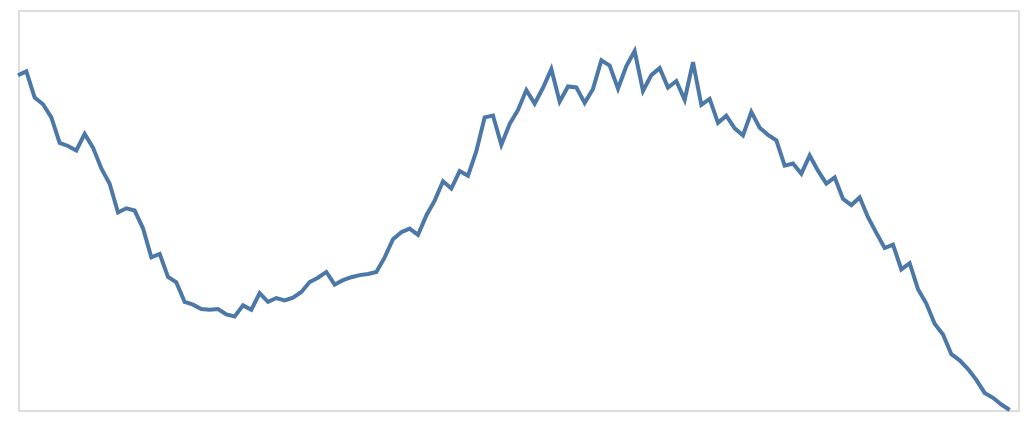

Write notebook code for a chart like this one.
### Code cell
plot(0, "line", "lineData")

### Figure 1 — Vega-Lite specification as saved in the notebook (floating-point values rounded to 4 significant figures)
{"config": {"view": {"continuousWidth": 300, "continuousHeight": 300}}, "data": {"name": "data-ee12d22e34143eecaf2cb7aeb33ca16f"}, "mark": {"type": "line"}, "encoding": {"x": {"axis": null, "field": "x", "type": "quantitative"}, "y": {"axis": null, "field": "y", "scale": {"domain": [0, 1]}, "type": "quantitative"}}, "height": 200, "width": 500, "$schema": "https://vega.github.io/schema/vega-lite/v6.1.0.json", "datasets": {"data-ee12d22e34143eecaf2cb7aeb33ca16f": [{"x": 0, "y": 0.8367}, {"x": 1, "y": 0.8467}, {"x": 2, "y": 0.7812}, {"x": 3, "y": 0.7643}, {"x": 4, "y": 0.7316}, {"x": 5, "y": 0.6676}, {"x": 6, "y": 0.6601}, {"x": 7, "y": 0.6488}, {"x": 8, "y": 0.6902}, {"x": 9, "y": 0.656}, {"x": 10, "y": 0.604}, {"x": 11, "y": 0.5655}, {"x": 12, "y": 0.4938}, {"x": 13, "y": 0.5042}, {"x": 14, "y": 0.4987}, {"x": 15, "y": 0.4542}, {"x": 16, "y": 0.3819}, {"x": 17, "y": 0.3901}, {"x": 18, "y": 0.3324}, {"x": 19, "y": 0.3191}, {"x": 20, "y": 0.2702}, {"x": 21, "y": 0.2634}, {"x": 22, "y": 0.2523}, {"x": 23, "y": 0.2506}, {"x": 24, "y": 0.2524}, {"x": 25, "y": 0.2389}, {"x": 26, "y": 0.2339}, {"x": 27, "y": 0.2615}, {"x": 28, "y": 0.2506}, {"x": 29, "y": 0.292}, {"x": 30, "y": 0.2706}, {"x": 31, "y": 0.28}, {"x": 32, "y": 0.2741}, {"x": 33, "y": 0.2809}, {"x": 34, "y": 0.2949}, {"x": 35, "y": 0.3198}, {"x": 36, "y": 0.3307}, {"x": 37, "y": 0.3451}, {"x": 38, "y": 0.3134}, {"x": 39, "y": 0.3246}, {"x": 40, "y": 0.332}, {"x": 41, "y": 0.3372}, {"x": 42, "y": 0.3402}, {"x": 43, "y": 0.3449}, {"x": 44, "y": 0.3816}, {"x": 45, "y": 0.427}, {"x": 46, "y": 0.4443}, {"x": 47, "y": 0.4534}, {"x": 48, "y": 0.4377}, {"x": 49, "y": 0.4864}, {"x": 50, "y": 0.5234}, {"x": 51, "y": 0.5717}, {"x": 52, "y": 0.5537}, {"x": 53, "y": 0.5973}, {"x": 54, "y": 0.5856}, {"x": 55, "y": 0.647}, {"x": 56, "y": 0.7316}, {"x": 57, "y": 0.7362}, {"x": 58, "y": 0.6628}, {"x": 59, "y": 0.7152}, {"x": 60, "y": 0.7501}, {"x": 61, "y": 0.7998}, {"x": 62, "y": 0.766}, {"x": 63, "y": 0.8056}, {"x": 64, "y": 0.8521}, {"x": 65, "y": 0.7709}, {"x": 66, "y": 0.8088}, {"x": 67, "y": 0.8065}, {"x": 68, "y": 0.7679}, {"x": 69, "y": 0.8027}, {"x": 70, "y": 0.8741}, {"x": 71, "y": 0.8611}, {"x": 72, "y": 0.8036}, {"x": 73, "y": 0.8598}, {"x": 74, "y": 0.8974}, {"x": 75, "y": 0.7976}, {"x": 76, "y": 0.8372}, {"x": 77, "y": 0.8547}, {"x": 78, "y": 0.8062}, {"x": 79, "y": 0.8224}, {"x": 80, "y": 0.7755}, {"x": 81, "y": 0.8697}, {"x": 82, "y": 0.763}, {"x": 83, "y": 0.7778}, {"x": 84, "y": 0.7179}, {"x": 85, "y": 0.7356}, {"x": 86, "y": 0.7041}, {"x": 87, "y": 0.6867}, {"x": 88, "y": 0.7453}, {"x": 89, "y": 0.7056}, {"x": 90, "y": 0.688}, {"x": 91, "y": 0.6743}, {"x": 92, "y": 0.6108}, {"x": 93, "y": 0.6162}, {"x": 94, "y": 0.5908}, {"x": 95, "y": 0.6363}, {"x": 96, "y": 0.5983}, {"x": 97, "y": 0.5658}, {"x": 98, "y": 0.5816}, {"x": 99, "y": 0.5276}, {"x": 100, "y": 0.5123}, {"x": 101, "y": 0.5314}, {"x": 102, "y": 0.482}, {"x": 103, "y": 0.4427}, {"x": 104, "y": 0.4049}, {"x": 105, "y": 0.4136}, {"x": 106, "y": 0.3515}, {"x": 107, "y": 0.367}, {"x": 108, "y": 0.302}, {"x": 109, "y": 0.2662}, {"x": 110, "y": 0.2156}, {"x": 111, "y": 0.189}, {"x": 112, "y": 0.1396}, {"x": 113, "y": 0.1242}, {"x": 114, "y": 0.1024}, {"x": 115, "y": 0.07548}, {"x": 116, "y": 0.04275}, {"x": 117, "y": 0.03054}, {"x": 118, "y": 0.01365}, {"x": 119, "y": 0.0}]}}
